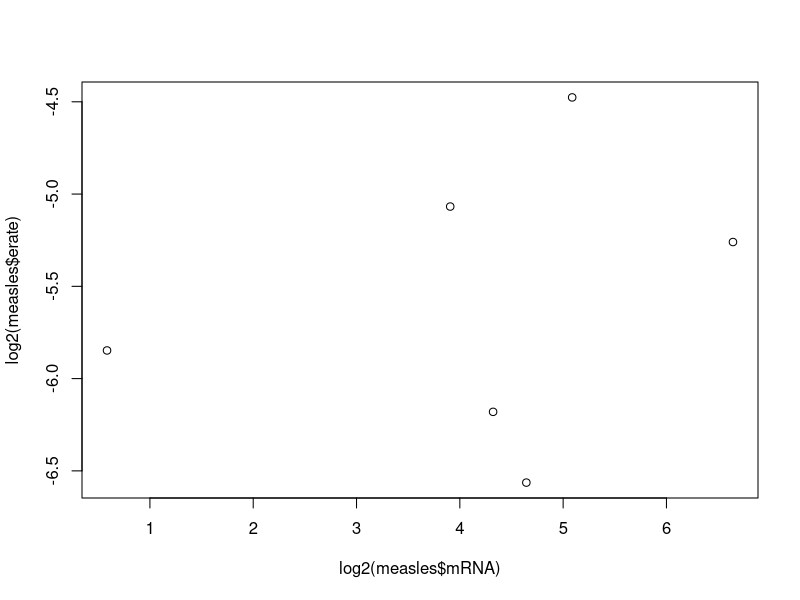

Write the R code that produced this figure. (Note: this script raises an error after producing the figure.)
measles <- read.table("measles.txt",sep = "\t",header=T)
library(ggplot2)
library(grid)
plot(log2(measles$mRNA),log2(measles$erate))
cor.test(log2(measles$mRNA),log2(measles$erate),method = "s")
fig5g <- ggplot(measles,aes(log2(mRNA),log2(erate)))
fig5g <- fig5g + 
  geom_point(color = "#de404c")+
  my_theme2
fig5g
pdf("fig5g.pdf",useDingbats = F,width = 3.6,height = 3.6)  
grid.newpage()
pushViewport(viewport(layout=grid.layout(1,1)))
vplayout <- function(x,y)
  viewport(layout.pos.row = x,layout.pos.col = y)
print(fig5g,vp=vplayout(1,1))
dev.off()
